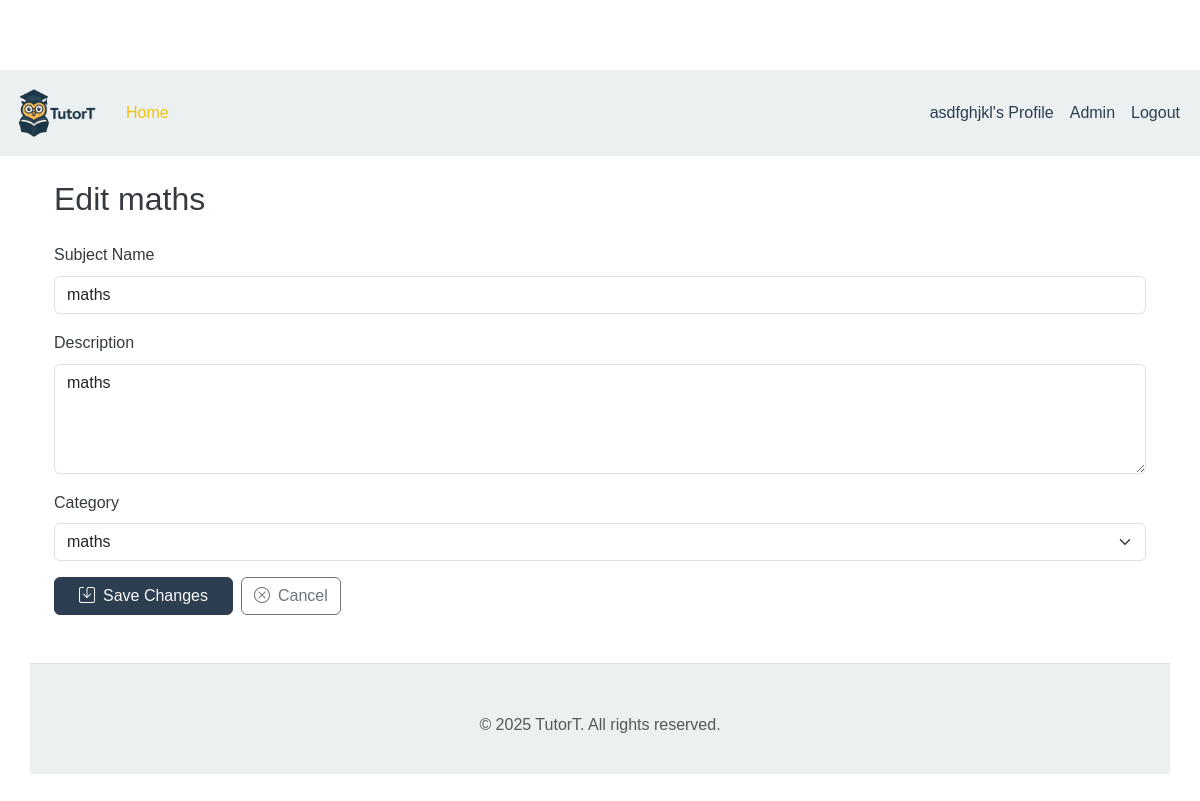
The page /admin/edit_subject/1 (signed in) on the database its author committed.
### app/models.py (models this page shows, shortened)
class User(UserMixin, db.Model):
    id = db.Column(db.Integer, primary_key=True)
    username = db.Column(db.String(64), index=True, unique=True, nullable=False)
    email = db.Column(db.String(120), index=True, unique=True, nullable=False)
    password_hash = db.Column(db.String(256))
    created_at = db.Column(db.DateTime, default=lambda: datetime.now(timezone.utc))

class Subject(db.Model):
    id = db.Column(db.Integer, primary_key=True)
    name = db.Column(db.String(100), nullable=False, unique=True, index=True)
    description = db.Column(db.Text, nullable=True)
    category = db.Column(db.String(50), nullable=True, index=True) # e.g., 'Programming', 'Science', 'Arts'
    created_at = db.Column(db.DateTime, default=lambda: datetime.now(timezone.utc))
    resources = db.relationship('Resource', backref='subject', lazy='dynamic', cascade="all, delete-orphan")

### app/admin/routes.py (the view, shortened to what this page needs)
@bp.route('/edit_subject/<int:subject_id>', methods=['GET', 'POST'])
@login_required
def edit_subject(subject_id):
    subject = Subject.query.get_or_404(subject_id)
    form = SubjectForm(obj=subject)
    return render_template('admin/edit_subject.html',
                         title='Edit Subject',
                         form=form,
                         subject=subject)

### app/admin/forms.py
class SubjectForm(FlaskForm):
    name = StringField('Subject Name',
                       validators=[DataRequired(), Length(min=2, max=100)])
    description = TextAreaField('Description',
                                validators=[Length(max=500)]) # Optional description
    category = StringField('Category',
                         validators=[Length(max=50)]) # e.g., Programming, Science, Arts
    submit = SubmitField('Add Subject')

### app/__init__.py (called while the page is built)
def create_app(config_class=Config):
    app = Flask(__name__)
    app.config.from_object(config_class)
    db.init_app(app)
    migrate.init_app(app, db)
    login.init_app(app)
    bootstrap.init_app(app) # Add this line to initialize Bootstrap
    from app.main_routes import bp as main_bp # Assuming you have a main_bp
    app.register_blueprint(main_bp)
    from app.admin import bp as admin_bp
    app.register_blueprint(admin_bp)
    from app import models
    from datetime import datetime
    @app.context_processor
    def inject_now():
        return {'now': datetime.utcnow()}
    def datetimeformat(value, format='%Y'):
        return value.strftime(format)
    app.jinja_env.filters['datetimeformat'] = datetimeformat
    return app

### app/models.py (called while the page is built)
@login.user_loader
def load_user(id):
    return db.session.get(User, int(id)) # Changed from User.query.get for SQLAlchemy 2.0 compatibility

### app/templates/admin/edit_subject.html (shortened to what this page needs)
{% extends "base.html" %}
{% block content %}
<div class="container mt-4">
    <h2 class="mb-4">Edit {{ subject.name }}</h2>
    <form method="POST">
        <div class="mb-3">
            {{ form.name.label(class="form-label") }}
            {{ form.name(class="form-control", value=subject.name) }}
        </div>
        <div class="mb-3">
            {{ form.description.label(class="form-label") }}
            {{ form.description(class="form-control", rows=4) }}
        </div>
        <div class="mb-3">
            {{ form.category.label(class="form-label") }}
            {{ form.category(class="form-select") }}
        </div>
        <div class="d-grid gap-2 d-md-flex">
            <button type="submit" class="btn btn-primary px-4">
                <i class="bi bi-save me-2"></i>Save Changes
            </button>
            <a href="{{ url_for('admin.list_subjects') }}" class="btn btn-outline-secondary">
                <i class="bi bi-x-circle me-2"></i>Cancel
            </a>
        </div>
    </form>
</div>
{% endblock %}

### app/templates/base.html (shortened to what this page needs)
<!doctype html>
<html lang="en">
<head>
    <link href="https://cdn.jsdelivr.net/npm/bootstrap@5.3.0-alpha1/dist/css/bootstrap.min.css" rel="stylesheet">
    <link rel="stylesheet" href="https://cdn.jsdelivr.net/npm/bootstrap-icons@1.10.5/font/bootstrap-icons.css">
    <link rel="stylesheet" href="{{ url_for('static', filename='css/style.css') }}">
</head>
<body>
    <nav class="navbar navbar-expand-lg navbar-light navbar-custom mb-4">
        <div class="container-fluid">
            <a class="navbar-brand" href="{{ url_for('main.index') }}">
                <img src="{{ url_for('static', filename='images/logo.png') }}" alt="TutorT Logo" height="60" class="d-inline-block align-top">
            </a>
            <div class="collapse navbar-collapse" id="navbarNav">
                <ul class="navbar-nav me-auto mb-2 mb-lg-0">
                    <li class="nav-item">
                        <a class="nav-link active" aria-current="page" href="{{ url_for('main.index') }}">Home</a>
                    </li>
                </ul>
                <ul class="navbar-nav">
                    {% if current_user.is_authenticated %}
                        <li class="nav-item">
                            <a class="nav-link" href="{{ url_for('main.profile', username=current_user.username) }}">{{ current_user.username }}'s Profile</a>
                        </li>
                        <li class="nav-item">
                            <a class="nav-link" href="{{ url_for('admin.dashboard') }}">Admin</a>
                        </li>
                        <li class="nav-item">
                            <a class="nav-link" href="{{ url_for('main.logout') }}">Logout</a>
                        </li>
                    {% endif %}
                </ul>
            </div>
        </div>
    </nav>
    <main class="container">
        {% block content %}{% endblock %}
    </main>
    <footer class="container mt-5 pt-4 my-md-5 pt-md-5 border-top">
        <p class="text-center text-muted">&copy; {{ now|datetimeformat("%Y") }} TutorT. All rights reserved.</p>
    </footer>
</body>
</html>

### app/static/css/style.css (style rules this page uses)
:root { --primary-color: #2c3e50; --secondary-color: #f1c40f; --accent-color: #ecf0f1; --text-dark: #343a40; --text-light: #f8f9fa; --body-bg: #ffffff; }
body { font-family: sans-serif; background-color: var(--body-bg); color: var(--text-dark); line-height: 1.6; padding-top: 70px; }
.navbar-custom { background-color: var(--accent-color) !important; }
.navbar-custom .navbar-brand, .navbar-custom .nav-link { color: var(--primary-color); }
.navbar-custom .nav-link.active, .navbar-custom .nav-link:hover { color: var(--secondary-color); }
.navbar-brand img { max-height: 80px; margin-right: 0px; }
.btn-primary { background-color: var(--primary-color); border-color: var(--primary-color); color: var(--text-light); }
footer { background-color: var(--accent-color); color: var(--text-dark); padding: 20px 0; margin-top: 40px; border-top: 3px solid var(--secondary-color); }
a { color: var(--primary-color); }

### rows shown on the page
User: username "asdfghjkl"
Subject: name "maths", description "maths", category "maths"
